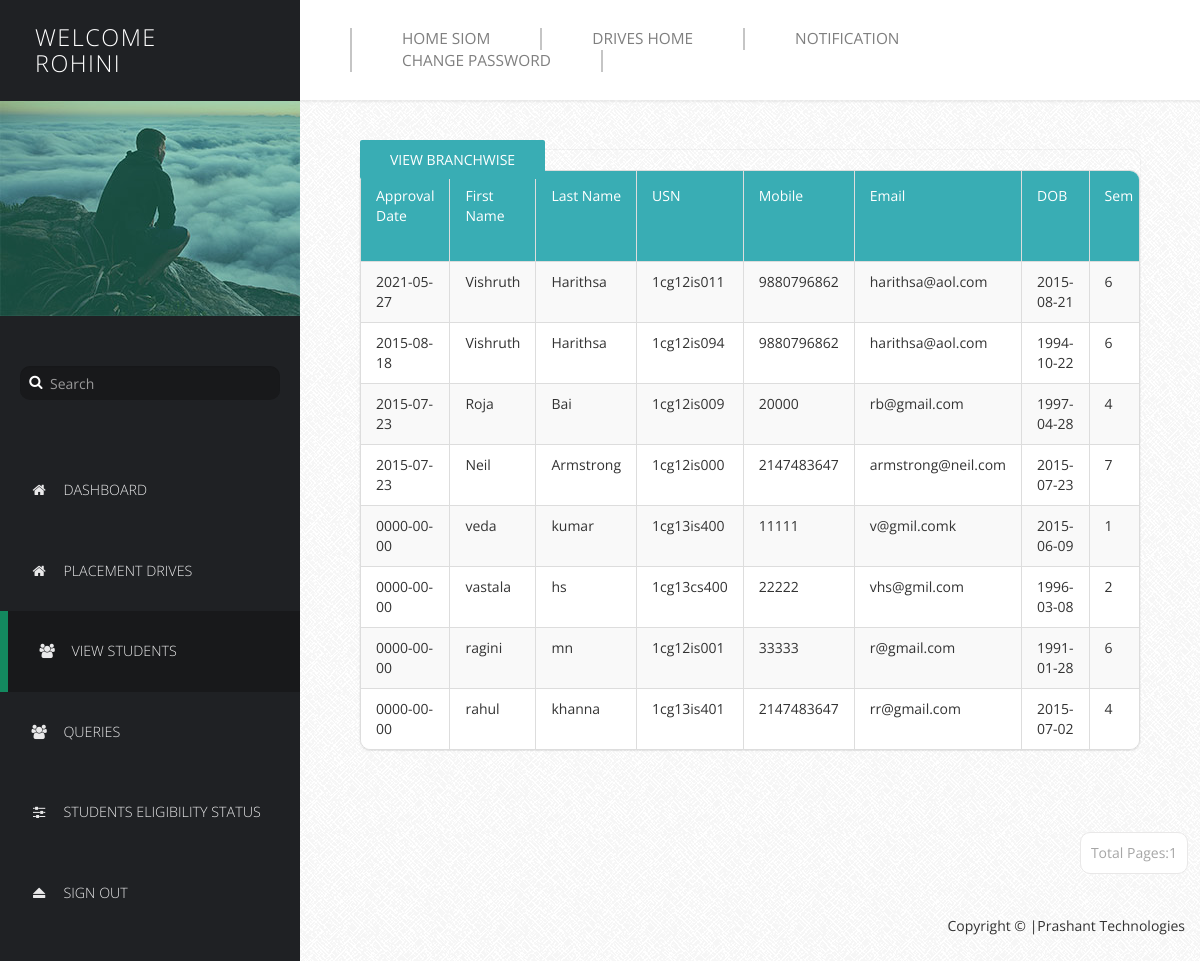
Page /Profilers/PProfile/manage-users.php (signed in) on the committed database.
### tables this page shows
CREATE TABLE `basicdetails` (
  `Id` int(11) NOT NULL,
  `FirstName` varchar(25) NOT NULL,
  `LastName` varchar(25) NOT NULL,
  `USN` varchar(10) NOT NULL,
  `Mobile` bigint(11) NOT NULL,
  `Email` varchar(255) NOT NULL,
  `DOB` date NOT NULL,
  `Sem` int(11) NOT NULL,
  `Branch` varchar(15) NOT NULL,
  `SSLC` float NOT NULL,
  `PU/Dip` float NOT NULL,
  `BE` float NOT NULL,
  `Backlogs` int(11) NOT NULL,
  `HofBacklogs` tinyint(1) NOT NULL,
  `DetainYears` int(11) NOT NULL,
  `Approve` tinyint(1) NOT NULL DEFAULT 0,
  `ApprovalDate` date NOT NULL
);

### Profilers/PProfile/manage-users.php (the view, shortened to what this page needs)
<!DOCTYPE html>
<html lang="en">
  <head>
    <link href="css/font-awesome.min.css" rel="stylesheet">
    <link href="css/bootstrap.min.css" rel="stylesheet">
    <link href="css/templatemo-style.css" rel="stylesheet">
  </head>
  <body>
    <div class="templatemo-flex-row">
      <div class="templatemo-sidebar">
        <header class="templatemo-site-header">
          <?php
		  $Welcome = "Welcome";
          echo "<h1>" . $Welcome . "<br>". $_SESSION['pusername']. "</h1>";
		 echo "<br>";
		  ?>
        </header>
        <div class="profile-photo-container">
          <img src="images/profile-photo.jpg" alt="Profile Photo" class="img-responsive">
          <div class="profile-photo-overlay"></div>
        </div>
        <form class="templatemo-search-form" role="search">
          <div class="input-group">
              <button type="submit" class="fa fa-search"></button>
              <input type="text" class="form-control" placeholder="Search" name="srch-term" id="srch-term">
          </div>
        </form>
        <nav class="templatemo-left-nav">
          <ul>
         <ul>
            <li><a href="login.php" ><i class="fa fa-home fa-fw"></i>Dashboard</a></li>
            <li><a href="Placement Drives/drivehome.php"><i class="fa fa-home fa-fw"></i>Placement Drives</a></li>
            <li><a href="#" class="active"><i class="fa fa-users fa-fw"></i>View Students</a></li>
            <li><a href="queries.php"><i class="fa fa-users fa-fw"></i>Queries</a></li>
            <li><a href="Students Eligibility.php"><i class="fa fa-sliders fa-fw"></i>Students Eligibility Status</a></li>
            <li><a href="logout.php"><i class="fa fa-eject fa-fw"></i>Sign Out</a></li>
          </ul>
        </nav>
      </div>
      <div class="templatemo-content col-1 light-gray-bg">
        <div class="templatemo-top-nav-container">
          <div class="row">
            <nav class="templatemo-top-nav col-lg-12 col-md-12">
              <ul class="text-uppercase">
               <li><a href="../../Homepage/home.php">Home SIOM </a></li>
                <li><a href="../../Drives/index.php">Drives Home</a></li>
                <li><a href="Notif.php">Notification</a></li>
                <li><a href="Change Password.php">Change Password</a></li>
              </ul>
            </nav>
          </div>
        </div>
        <div class="templatemo-content-container">
          <div class="templatemo-content-widget no-padding">
		  	<a href="bgo.php" class="templatemo-blue-button">View Branchwise</a>
            <div class="panel panel-default table-responsive">
			  <table class="table table-striped table-bordered templatemo-user-table">
                <thead>
                  <tr>
				  <td><a   class="white-text templatemo-sort-by">Approval Date</a></td>
                    <td><a   class="white-text templatemo-sort-by">First Name</a></td>
                    <td><a   class="white-text templatemo-sort-by">Last Name </a></td>
                    <td><a  class="white-text templatemo-sort-by">USN </a></td>
                    <td><a class="white-text templatemo-sort-by">Mobile  </a></td>
					   <td><a  class="white-text templatemo-sort-by">Email </a></td>
                       <td><a class="white-text templatemo-sort-by">DOB  </a></td>
   <td><a   class="white-text templatemo-sort-by">Sem </a></td>
				  </thead>
			   <?php
$num_rec_per_page=15;
$connect = mysqli_connect('localhost','root','');
mysqli_select_db($connect,'revised');
if (isset($_GET["page"])) { $page  = $_GET["page"]; } else { $page=1; };
$start_from = ($page-1) * $num_rec_per_page;
$sql = "SELECT * FROM basicdetails where Approve='1' ORDER BY ApprovalDate DESC LIMIT $start_from, $num_rec_per_page";
$rs_result = mysqli_query ($connect,$sql);
?>
<?php
while ($row = mysqli_fetch_assoc($rs_result))
{
            print "<tr>";
print "<td>" . $row['ApprovalDate'] . "</td>";
print "<td>" . $row['FirstName'] . "</td>";
print "<td>" . $row['LastName'] . "</td>";
print "<td>" . $row['USN'] . "</td>";
print "<td>" . $row['Mobile'] . "</td>";
print "<td>" . $row['Email'] . "</td>";
print "<td>" . $row['DOB'] . "</td>";
print "<td>" . $row['Sem'] . "</td>";
print "</tr>";
}
?>
              </table>
			  </div>
			  </div>
			  </div>
  <div class="pagination-wrap">
  <ul class="pagination">
			  <?php
$num_rec_per_page=15;
$connect = mysqli_connect('localhost','root','');
mysqli_select_db($connect,'revised');
$sql = "SELECT * FROM basicdetails where Approve='1' ";
$rs_result = mysqli_query($connect,$sql);
$total_records = mysqli_num_rows($rs_result);
$totalpage = ceil($total_records / $num_rec_per_page);
$currentpage = (isset($_GET['page']) ? $_GET['page'] : 1);
	 if($currentpage == 0)
	{
	}
	else if( $currentpage >= 1  &&  $currentpage <= $totalpage  )
	{
	 echo "<li><a>Total Pages:".$totalpage."</a></li>";
}
 ?>
</ul>
</div>
        <footer class="text-right">
            <p>Copyright &copy;
            |Prashant Technologies</a></p>
          </footer>
        </div>
      </div>
  </body>
</html>

### Profilers/PProfile/css/templatemo-style.css (style rules this page uses)
* { font-family: 'Open Sans', sans-serif; }
body { font-size: 13px; }
body, .templatemo-left-nav { background: #1f2124; }
h1, h2, h3 { margin: 0; }
ul { list-style-type: none; margin: 0; padding: 0; }
nav li { font-size: 1.1em; list-style: none; text-transform: uppercase; }
.white-text { color: white; }
.light-gray-bg { font-family:"Trebuchet MS", "Myriad Pro", Arial, sans-serif; font-size:14px; background:#f4f4f4 url(../images/bg.png) repeat top left; color:#333; overflow-y:scroll; }
footer { padding: 15px; }
.templatemo-sidebar { width: 300px; }
.templatemo-site-header { margin: 25px 30px; }
.templatemo-site-header h1 { color: white; display: inline-block; font-size: 1.8em; font-weight: 300; letter-spacing: 1.5px; margin: 0 5px; text-transform: uppercase; vertical-align: middle; }
.profile-photo-container { position: relative; }
.profile-photo-overlay { background-color: rgba(4, 152, 114, 0.35); position: absolute; top: 0; left: 0; width: 100%; height: 100%; transition: all 0.3s ease; }
.templatemo-search-form { font-size: 1.1em; margin: 50px 20px; }
.templatemo-search-form .input-group { width: 100%; }
.templatemo-search-form .input-group .form-control { background-color: #18191b; border: none; border-radius: 10px; color: #DDD; padding-left: 30px; }
.templatemo-search-form .input-group { position: relative; }
.fa-search { height:32px; width:32px; border: none; cursor: pointer; color:white; background:transparent; position:absolute; top: 0; left: 0; z-index: 100; }
.templatemo-left-nav li { font-weight: 300; }
.templatemo-left-nav a.active, .templatemo-left-nav a:hover { background: #18191b; border-left: 8px solid #13895F; }
.templatemo-left-nav a { color: #e9e9ea; display: block; padding: 30px; transition: all 0.3s ease; }
.templatemo-left-nav .fa { margin-right: 15px; }
.templatemo-top-nav-container { background-color: white; padding: 28px 50px; box-shadow: 0px 0px 2px 2px rgba(161, 159, 159, 0.18); }
.templatemo-top-nav li { float: left; list-style: none; }
.templatemo-top-nav a { color: #7f7f7f; display: block; padding: 0 50px; border-left: 2px solid #c5c5c5; }
.templatemo-top-nav li:last-child a { border-right: 2px solid #c5c5c5; }
.templatemo-content { margin-top: 0px; min-height: 600px; padding: 0; overflow-x: hidden; }
.templatemo-content-container { padding: 40px 50px; }
.templatemo-flex-row { display: -webkit-flex; display: -ms-flexbox; display: flex; }
.col-1 { -webkit-flex: 1; -ms-flex: 1; flex: 1; }
.templatemo-content-widget { border-radius: 10px; padding: 30px; position: relative; margin: 10px; box-shadow: 0px 0px 1px 1px rgba(161, 159, 159, 0.1); }
.templatemo-content-widget.no-padding { padding: 0; }
.panel { border-radius: 10px; }
.pagination-wrap { margin-right: 10px; text-align: right; }
.pagination>li>a { border-color: #E9E8E8; color: #a6a6a6; margin: 2px; padding: 10px; }
.pagination>li>a, .pagination>li:first-child>a, .pagination>li:last-child>a { border-radius: 10px; }
.table { margin-bottom: 0; }
.table>tbody>tr>td { padding: 10px 15px; }
.table>thead>tr>td { padding: 15px; }
.templatemo-blue-button, .templatemo-white-button { border-radius: 2px; padding: 10px 30px; text-transform: uppercase; transition: all 0.3s ease; }
.templatemo-blue-button { background-color: #39ADB4; border: none; color: white; }
.templatemo-user-table thead { background-color: #39ADB4; color: white; }
.panel>.table-responsive:last-child>.table:last-child, .panel>.table:last-child { border-bottom-right-radius: 10px; border-bottom-left-radius: 10px; }
.panel>.table:first-child { border-top-left-radius: 10px; border-top-right-radius: 10px; }
@media only screen and (min-width: 768px) { .templatemo-left-nav { display: block !important; } }

### rows in the picture
basicdetails: ApprovalDate "2021-05-27", FirstName "Vishruth", LastName "Harithsa", USN "1cg12is011", Mobile "9880796862", Email "harithsa@aol.com", DOB "2015-08-21", Sem "6"
basicdetails: ApprovalDate "2015-08-18", FirstName "Vishruth", LastName "Harithsa", USN "1cg12is094", Mobile "9880796862", Email "harithsa@aol.com", DOB "1994-10-22", Sem "6"
basicdetails: ApprovalDate "2015-07-23", FirstName "Roja", LastName "Bai", USN "1cg12is009", Mobile "20000", Email "rb@gmail.com", DOB "1997-04-28", Sem "4"
basicdetails: ApprovalDate "2015-07-23", FirstName "Neil", LastName "Armstrong", USN "1cg12is000", Mobile "2147483647", Email "armstrong@neil.com", DOB "2015-07-23", Sem "7"
basicdetails: ApprovalDate "0000-00-00", FirstName "veda", LastName "kumar", USN "1cg13is400", Mobile "11111", Email "v@gmil.comk", DOB "2015-06-09", Sem "1"
basicdetails: ApprovalDate "0000-00-00", FirstName "vastala", LastName "hs", USN "1cg13cs400", Mobile "22222", Email "vhs@gmil.com", DOB "1996-03-08", Sem "2"
basicdetails: ApprovalDate "0000-00-00", FirstName "ragini", LastName "mn", USN "1cg12is001", Mobile "33333", Email "r@gmail.com", DOB "1991-01-28", Sem "6"
basicdetails: ApprovalDate "0000-00-00", FirstName "rahul", LastName "khanna", USN "1cg13is401", Mobile "2147483647", Email "rr@gmail.com", DOB "2015-07-02", Sem "4"

### other values in the picture
$Welcome "WELCOME"
$_SESSION['pusername'] "ROHINI"
$totalpage "1"
